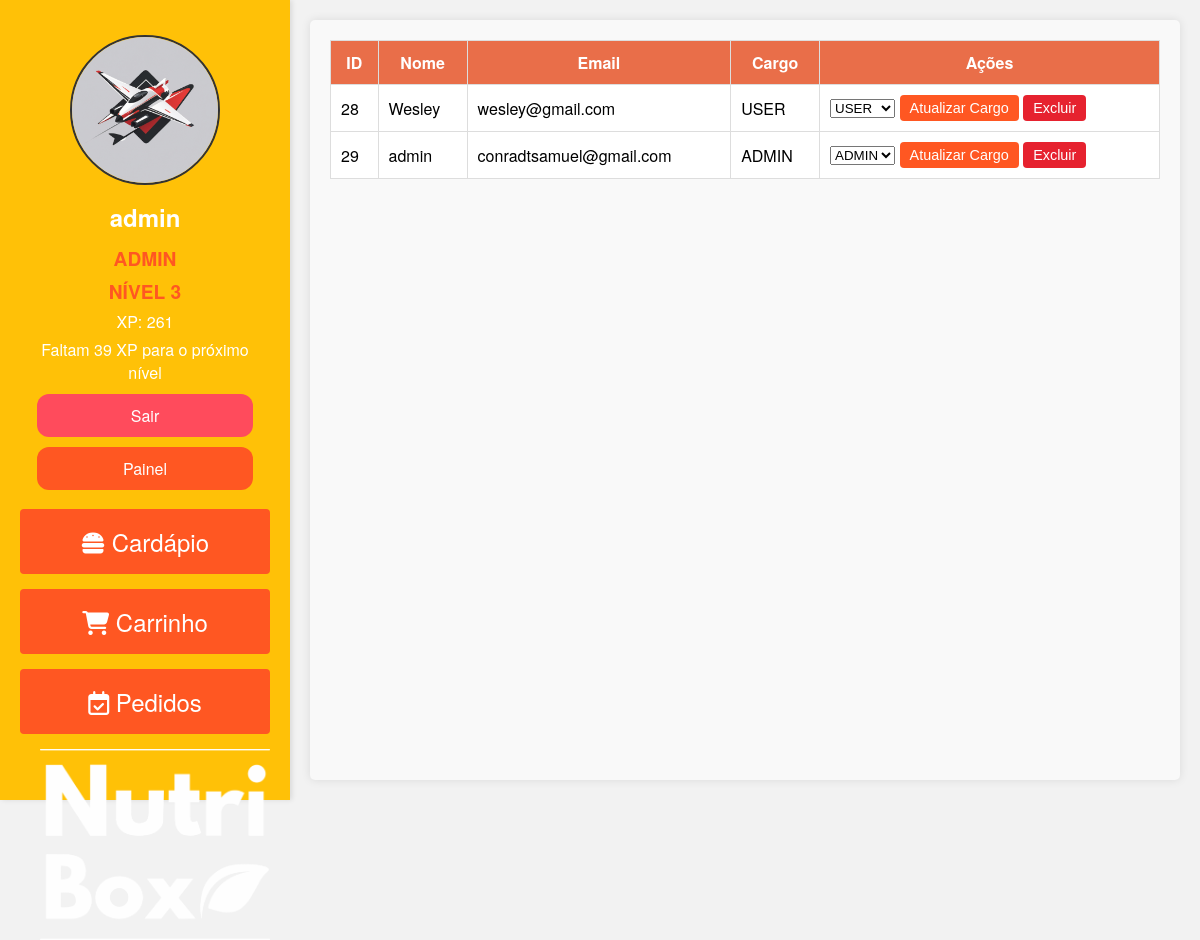
The app's page /painel (signed in) with its own data.
### tables this page shows
CREATE TABLE `tb_user` (
  `ID` int(11) NOT NULL,
  `nome` varchar(254) NOT NULL DEFAULT 'admin',
  `img` text DEFAULT NULL,
  `cargo` varchar(12) NOT NULL DEFAULT 'ADMIN',
  `nivel` int(11) DEFAULT 1,
  `xp` int(11) NOT NULL DEFAULT 1,
  `email` varchar(200) NOT NULL DEFAULT 'admin@gmail.com',
  `senha` varchar(255) NOT NULL
);

### classes/Usuario.php (called while the page is built, shortened)
<?php
class Usuario {
    private static function calcularNivel($xp) {
        return floor($xp / 100) + 1;
    }
    private static function calcularProximoNivel($xpAtual) {
        $nivelAtual = self::calcularNivel($xpAtual);
        $xpParaProximoNivel = ($nivelAtual * 100) - $xpAtual;
        return $xpParaProximoNivel;
    }
    public static function obterUsuario($email) {
        try {
            $pdo = MySql::conectar();
            $sql = $pdo->prepare("SELECT * FROM tb_user WHERE email = ?");
            $sql->execute([$email]);
            $usuario = $sql->fetch(PDO::FETCH_ASSOC);
            $usuario['xp_para_proximo_nivel'] = self::calcularProximoNivel($usuario['xp']);
            return $usuario;
        } catch (PDOException $e) {
            error_log("Erro ao obter informações do usuário: " . $e->getMessage());
            return [];
        }
    }
    public static function obterTodosUsuarios() {
        try {
            $pdo = MySql::conectar();
            $sql = $pdo->prepare("SELECT * FROM tb_user");
            $sql->execute();
            return $sql->fetchAll(PDO::FETCH_ASSOC);
        } catch (PDOException $e) {
            error_log("Erro ao obter todos os usuários: " . $e->getMessage());
            return [];
        }
    }
}
?>

### pages/painel.php (the view, shortened to what this page needs)
<?php
$usuarios = Usuario::obterTodosUsuarios();
?>
<div class="container-table">
    <table>
        <thead>
            <tr>
                <th>ID</th>
                <th>Nome</th>
                <th>Email</th>
                <th>Cargo</th>
                <th>Ações</th>
            </tr>
        </thead>
        <tbody>
            <?php foreach ($usuarios as $usuario): ?>
                <tr>
                    <td><?php echo htmlspecialchars($usuario['ID']); ?></td>
                    <td><?php echo htmlspecialchars($usuario['nome']); ?></td>
                    <td><?php echo htmlspecialchars($usuario['email']); ?></td>
                    <td><?php echo htmlspecialchars($usuario['cargo']); ?></td>
                    <td>
                        <form method="post" style="display:inline-block;">
                            <select name="cargo">
                                <option value="ADMIN" <?php if ($usuario['cargo'] === 'ADMIN') echo 'selected'; ?>>ADMIN</option>
                                <option value="USER" <?php if ($usuario['cargo'] === 'USER') echo 'selected'; ?>>USER</option>
                            </select>
                            <button type="submit" name="update_cargo">Atualizar Cargo</button>
                        </form>
                        <form method="post" style="display:inline-block;">
                            <button type="submit" name="excluir_usuario" onclick="return confirm('Tem certeza que deseja excluir este usuário?');">Excluir</button>
                        </form>
                    </td>
                </tr>
            <?php endforeach; ?>
        </tbody>
    </table>
</div>

### public/style/style.css (style rules this page uses)
* { margin: 0; padding: 0; box-sizing: border-box; }
body { font-family: 'Helvetica Neue', Arial, sans-serif; margin: 0; display: flex; height: 100vh; background-color: #f2f2f2; }
.container-table { overflow-y: scroll; overflow-x: auto; display: flex; flex-direction: column; align-items: center; padding: 20px; margin: 20px; width: 100%; background-color: #f9f9f9; box-shadow: 0 0 10px rgba(0, 0, 0, 0.1); border-radius: 5px; }
.container-table table { width: 100%; border-collapse: collapse; }
.container-table th, .container-table td { border: 1px solid #ddd; padding: 10px; text-align: left; font-size: 1rem; }
.container-table th { background-color: #e96e49; color: white; text-align: center; font-weight: bold; }
.container-table td { background-color: #fff; }
.container-table tr:nth-child(even) { background-color: #f9f9f9; }
.container-table button { padding: 5px 10px; border: none; border-radius: 4px; cursor: pointer; font-size: 0.9rem; transition: background-color 0.3s ease, transform 0.3s ease; }
.container-table button[name="update_cargo"] { background-color: #ff5722; color: white; }
.container-table button[name="excluir_usuario"] { background-color: #e6222f; color: white; }

### records on screen
tb_user: ID "28", nome "Wesley", email "wesley@gmail.com", cargo "USER"
tb_user: ID "29", nome "admin", email "conradtsamuel@gmail.com", cargo "ADMIN"

### other values on screen
$_SESSION['nome'] "admin"
$_SESSION['cargo'] "ADMIN"
$_SESSION['nivel'] "3"
$_SESSION['xp'] "261"
$usuario['xp_para_proximo_nivel'] "39"
